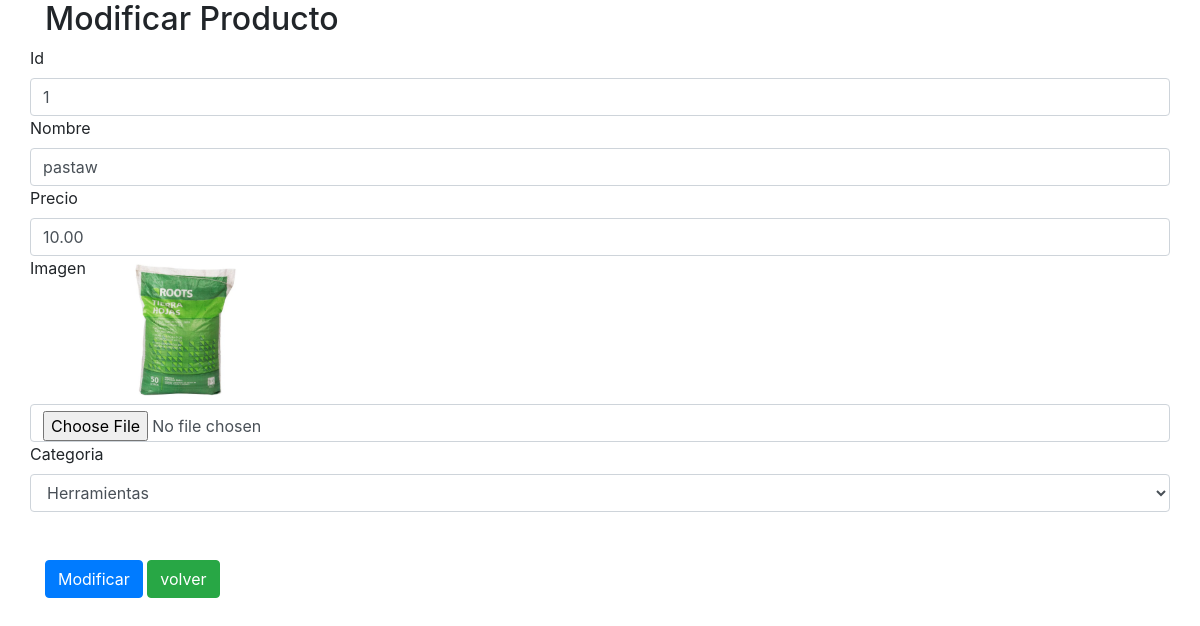
The page /modificar/1 (signed in) on the database as committed earlier.
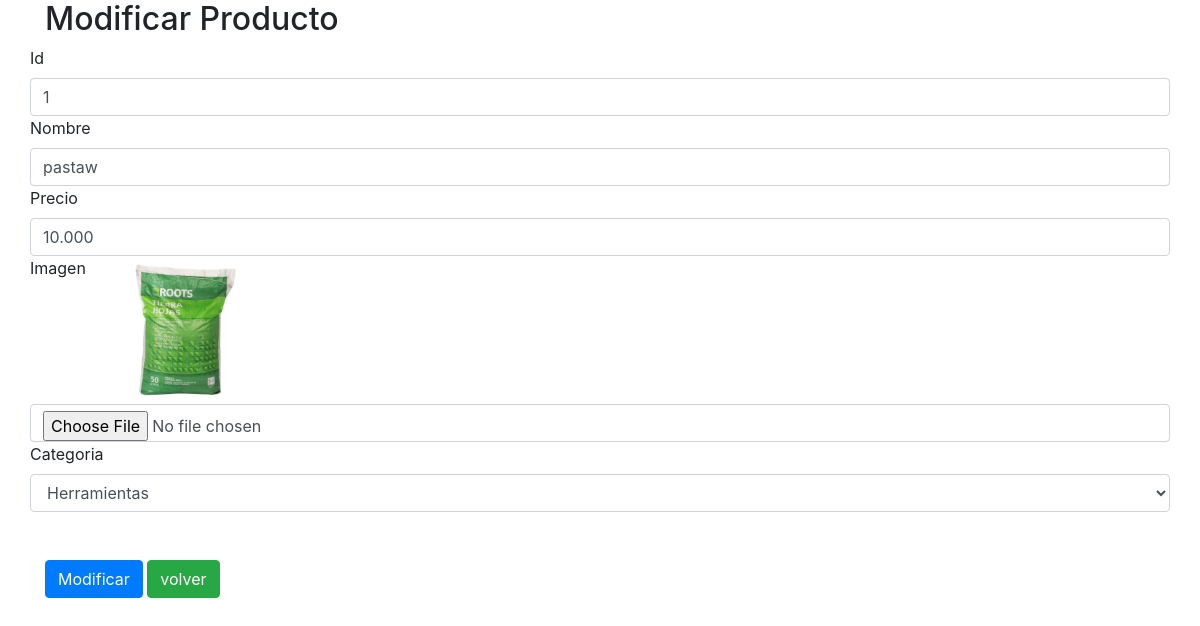
The same page on the database as committed later.
### plantitas/models.py (models this page shows, shortened)
class Producto(models.Model):
    id = models.CharField(primary_key=True, max_length=3, verbose_name="Identificador")
    nombre = models.CharField(max_length=50, blank=True, verbose_name="Nombre")
    imagen = models.ImageField(upload_to="imagenes",null=True,verbose_name="Imagen")
    precio = models.CharField(max_length=15, blank=True ,verbose_name="Precio")
    categoria=models.ForeignKey(Categoria, on_delete=models.CASCADE, verbose_name="Categoria")

### plantitas/views.py (the view, shortened to what this page needs)
# urls.py: path('modificar/<idproducto>',modificar,name="modificar"),
@login_required
def modificar(request, idproducto):
    producto = Producto.objects.get(id=idproducto)
    datos = {
        'form': ProductosForm(instance=producto)
    }
    return render(request, 'modificar.html', datos)

### plantitas/context_processor.py (called while the page is built)
def total_carrito(request):
    total = 0
    if request.user.is_authenticated:
        if "carrito" in request.session.keys():
            for key, value in request.session["carrito"].items():
                total += int(value["acumulado"])
    return {"total_carrito": total}

### plantitas/models.py (called while the page is built)
    def __str__(self):
        return self.nombreCategoria

### plantitas/templates/modificar.html (shortened to what this page needs)
<!DOCTYPE html>
<html lang="en">
<head>
    {% load static %}
    <link href="{% static 'css/bootstrap.min.css' %}" rel="stylesheet">
    <link rel="stylesheet" type="text/css" href="{% static 'css/stylos.css' %}">
</head>
<body>
    <div class="container">
        <h2>Modificar Producto</h2>
        <form method="POST" id="formulario"enctype="multipart/form-data" >
            <div class="row">
                <label for="{{ form.id.name }}">
                    {{ form.id.label }}
                </label>
                {{ form.id }}
            </div>
            <div class="row">
                <label for="{{ form.nombre.name }}">
                    {{ form.nombre.label }}
                </label>
                {{ form.nombre }}
            </div>
            <div class="row">
                <label for="{{ form.precio.name }}">
                    {{ form.precio.label }}
                </label>
                {{ form.precio }}
            </div>
            <div class="row">
                <label for="{{ form.imagen.name }}">
                    {{ form.imagen.label }}
                </label>
                <img src="{{ form.instance.imagen.url }}" alt="Imagen actual" width="200">
                {{ form.imagen }}
            </div>
            <div class="row">
                <label for="{{ form.categoria.name }}">
                    {{ form.categoria.label}}
                </label>
                {{ form.categoria }}
            </div>
            <br><br>
            <div class="row">
                <div class="col-md">
                    <input type="submit" class="btn btn-primary" value="Modificar">
                    <a href="{% url 'pagina3' %}" class="btn btn-success">volver</a>
                </div>
            </div>
        </form>
    </div>
</body>
</html>

Rows that differ between the two databases and show on the page:
changed Producto "pastaw": precio "10.00" → "10.000"
